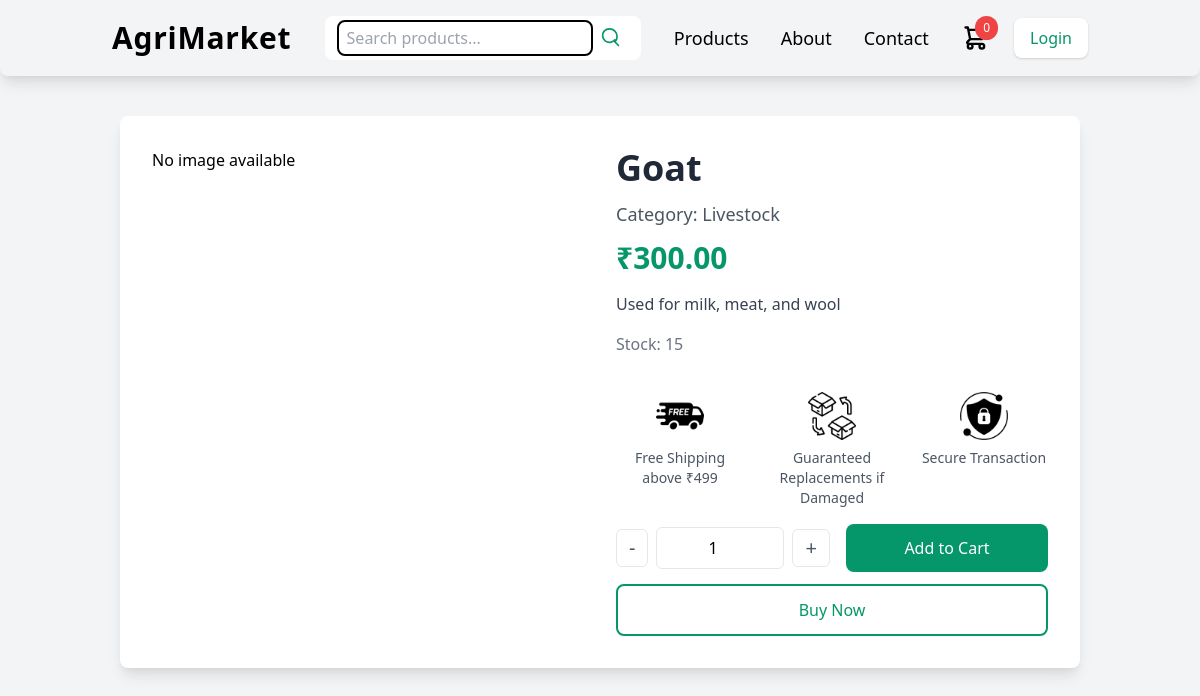
Screenshot of /product/23/ with the database file from the repository.
### homepage/models.py (models this page shows, shortened)
class Product(models.Model):
    name = models.CharField(max_length=255)
    price = models.DecimalField(max_digits=10, decimal_places=2)
    description = models.TextField()
    image = models.ImageField(upload_to='product_images/', blank=True, null=True)
    category = models.CharField(max_length=100)
    stock = models.PositiveIntegerField(default=0)
    created_at = models.DateTimeField(auto_now_add=True)
    updated_at = models.DateTimeField(auto_now=True)

### homepage/views.py (the view)
# urls.py: path('product/<int:product_id>/', views.product_detail, name='product_detail'),
def product_detail(request, product_id):
    product = get_object_or_404(Product, id=product_id)
    cart_items = Cart.objects.filter(user=request.user) if request.user.is_authenticated else []
    razorpay_key_id = getattr(settings, 'RAZORPAY_KEY_ID', None)
    return render(request, 'homepage/product_detail.html', {
        'product': product,
        'cart_items': cart_items,
        'razorpay_key_id': razorpay_key_id
    })

### homepage/templates/homepage/product_detail.html (shortened to what this page needs)
{% load static %}
{% load custom_filters %}
<!DOCTYPE html>
<html lang="en">
<head>
    <link href="https://cdn.jsdelivr.net/npm/tailwindcss@2.2.19/dist/tailwind.min.css" rel="stylesheet">
</head>
<body class="bg-gray-100">
{% include 'homepage/header.html' %}
<div class="container mx-auto px-4 sm:px-6 lg:px-8 py-10">
    <div class="grid grid-cols-1 md:grid-cols-2 gap-8 bg-white p-6 md:p-8 rounded-lg shadow-lg">
        <div class="col-md-6">
            {% if product.image %}
                <img src="{{ product.image.url }}" class="img-fluid" alt="{{ product.name }}">
            {% else %}
                <div class="bg-light d-flex align-items-center justify-content-center" style="height: 300px;">
                    <span class="text-muted">No image available</span>
                </div>
            {% endif %}
        </div>
        <div class="flex flex-col justify-between">
            <div>
                <h1 class="text-3xl md:text-4xl font-bold text-gray-800 mb-3">{{ product.name }}</h1>
                <p class="text-gray-600 text-base md:text-lg mb-3">Category: {{ product.category }}</p>
                <p class="text-green-600 text-2xl md:text-3xl font-bold mb-4">₹{{ product.price }}</p>
                <p class="text-gray-700 mb-4">{{ product.description }}</p>
                <p class="text-gray-500 mt-4 mb-4">Stock: {{ product.stock }}</p>
            </div>
            <div class="grid grid-cols-3 gap-6 text-center mt-5">
                <div class="flex flex-col items-center">
                    <img src="{% static 'icons/shipping.png' %}" alt="Free Shipping"
                         class="w-10 h-10 md:w-12 md:h-12">
                    <p class="text-sm text-gray-600 mt-2">Free Shipping above ₹499</p>
                </div>
                <div class="flex flex-col items-center">
                    <img src="{% static 'icons/replacement.png' %}" alt="Replacement"
                         class="w-10 h-10 md:w-12 md:h-12">
                    <p class="text-sm text-gray-600 mt-2">Guaranteed Replacements if Damaged</p>
                </div>
                <div class="flex flex-col items-center">
                    <img src="{% static 'icons/secure_transaction.png' %}" alt="Secure Transaction"
                         class="w-10 h-10 md:w-12 md:h-12">
                    <p class="text-sm text-gray-600 mt-2">Secure Transaction</p>
                </div>
            </div>
            <div class="flex flex-col mt-4 space-y-3">
                {% if product.stock > 0 %}
                    <form action="{% url 'add_to_cart' product.id %}" method="post">
                        <div class="flex items-center space-x-4">
                            <div class="flex items-center space-x-2 w-25">
                                <button type="button" onclick="updateQuantity(false)" class="text-xl text-gray-600 border px-3 py-1 rounded-md hover:bg-gray-200 transition-colors">-</button>
                                <input type="number" id="quantity" name="quantity" value="1" min="1" max="{{ product.stock }}" class="w-32 text-center border py-2 rounded-md" />
                                <button type="button" onclick="updateQuantity(true)" class="text-xl text-gray-600 border px-3 py-1 rounded-md hover:bg-gray-200 transition-colors">+</button>
                            </div>
                            <button type="submit" class="bg-green-600 text-white px-6 py-3 rounded-lg hover:bg-green-700 transition-colors duration-300 w-full">
                                Add to Cart
                            </button>
                        </div>
                    </form>
                    <div class="mt-4">
                        <button onclick="showTaxBreakdown()" class="border-2 border-green-600 text-green-600 px-6 py-3 rounded-lg hover:bg-green-600 hover:text-white transition-colors duration-300 w-full">
                            Buy Now
                        </button>
                    </div>
                {% else %}
                    <p class="text-red-500 font-bold text-center md:text-left">Out of Stock</p>
                {% endif %}
            </div>
        </div>
    </div>
</div>
</body>
</html>

### rows the page displays
Product: name "Goat", category "Livestock", price "300.00", description "Used for milk, meat, and wool", stock "15"

### other values shown
{{ cart_items|length }} "0"
